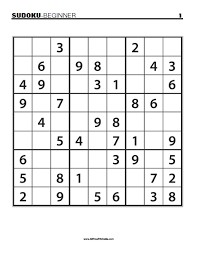
#> input picture python_scripts/sudoku.png, 197 x 255 px
$ jupyter execute --allow-errors SudokuImageProcessing.ipynb
#> lines starting #> are read from the running program, lines starting #| are printed output that depends on the picture
# Resources:

### OpenCV Method Documentation
Here I have tried listing the modules in the order I use them through out the notebook
* [medianBlur](https://docs.opencv.org/4.x/d4/d86/group__imgproc__filter.html#ga564869aa33e58769b4469101aac458f9)
* [adaptiveThreshold](https://docs.opencv.org/4.x/d7/d1b/group__imgproc__misc.html#ga72b913f352e4a1b1b397736707afcde3)
* [Canny](https://docs.opencv.org/3.4/dd/d1a/group__imgproc__feature.html#ga04723e007ed888ddf11d9ba04e2232de)
* [Dilate](https://docs.opencv.org/4.x/d4/d86/group__imgproc__filter.html#ga4ff0f3318642c4f469d0e11f242f3b6c)
* [approxPolyDP](https://docs.opencv.org/4.x/d3/dc0/group__imgproc__shape.html#ga0012a5fdaea70b8a9970165d98722b4c)
* [arcLength](https://docs.opencv.org/4.x/d3/dc0/group__imgproc__shape.html#ga8d26483c636be6b35c3ec6335798a47c)
* [contourArea](https://docs.opencv.org/4.x/d3/dc0/group__imgproc__shape.html#ga2c759ed9f497d4a618048a2f56dc97f1)
* [findContours](https://docs.opencv.org/4.5.4/d3/dc0/group__imgproc__shape.html#gadf1ad6a0b82947fa1fe3c3d497f260e0)
* [drawContours](https://docs.opencv.org/4.5.4/d6/d6e/group__imgproc__draw.html#ga746c0625f1781f1ffc9056259103edbc)
* [isContourConvex](https://docs.opencv.org/4.x/d3/dc0/group__imgproc__shape.html#ga8abf8010377b58cbc16db6734d92941b)
* [getPerspectiveTransform](https://docs.opencv.org/4.x/da/d54/group__imgproc__transform.html#ga20f62aa3235d869c9956436c870893ae)
* [warpPerspective](https://docs.opencv.org/4.x/da/d54/group__imgproc__transform.html#gaf73673a7e8e18ec6963e3774e6a94b87)

### Online Resources
* [Contours and Convexity](https://medium.com/analytics-vidhya/contours-and-convex-hull-in-opencv-python-d7503f6651bc)
* [Android Rectangle Solution](https://stackoverflow.com/questions/8667818/opencv-c-obj-c-detecting-a-sheet-of-paper-square-detection)

# Description

This notebook details the steps we use to preprocess an image. We begin by blurring the image before applying the Canny edge detector. Once the edges have been detected, we perform dilation on these edges in order to fill in any missing holes or break segments in the lines.

From our remaining edges, we detect those that form a contour (the line connects back to itself). From these contours, we calculate their area and eliminate those whose area takes up roughly 98-100% of the image (because it might be that there is a border around the image). After this, we employ the Douglas-Peucker algorithm in order to approximate the next largest contour as a polygon shape (a rectangle in particular). At this point, we hopefully have the border of the Sudoku puzzle. With this rectangular border, we calculate the homographic transformation so that we can get a birds-eye view of the puzzle and so that the puzzle takes up most of the new image. From here, we can simply partition the image evenly into a 9x9 grid and run each cell into a digit classifier.

[cell 1]
import cv2
import numpy as np
from numpy import ndarray
from matplotlib import pyplot as plt
from copy import copy
from typing import *

print(f"OpenCV2 version: {cv2.__version__}")

[cell 2]
def resize_image_high_quality(image, target_width: int = 3400, target_height: int = 2500, verbose: bool = False):
    """
    Resize image to target dimensions only if current dimensions are smaller.
    Uses high-quality interpolation methods.

    Args:
        image: Input image (numpy array)
        target_width: Target width (default: 3400)
        target_height: Target height (default: 2500)

    Returns:
        Resized image or original image if already large enough
    """
    current_height, current_width = image.shape[:2]

    # Check if image is already at least the target size
    if current_width >= target_width and current_height >= target_height:
        if verbose: print(f"Image already large enough ({current_width}x{current_height}). No resize needed.")
        return image

    if verbose: print(f"Resizing from {current_width}x{current_height} to {target_width}x{target_height}")

    # Use INTER_CUBIC for high quality upscaling
    # INTER_LANCZOS4 is even higher quality but slower
    resized = cv2.resize(image, (target_width, target_height), interpolation=cv2.INTER_CUBIC)

    return resized

Here we are simply getting started and displayed the images that we will be using in grayscale.

[cell 3]
image_paths = ['./sudoku.png', './sudoku_newspaper.jpeg', './sudoku_newspaper2.jpg', './original_dataset/image1.jpg', './original_dataset/image10.jpg', './original_dataset/image100.jpg']

# Load and convert BGR → RGB
images = [resize_image_high_quality((cv2.cvtColor(cv2.imread(p), cv2.COLOR_BGR2RGB))) for p in image_paths]
#> in resize_image_high_quality, `current_height, current_width = image.shape[:2]`: current_height = 255; current_width = 197
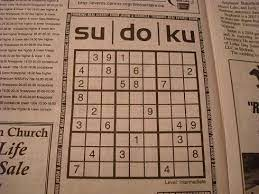
#> input picture python_scripts/sudoku_newspaper.jpeg, 259 x 194 px
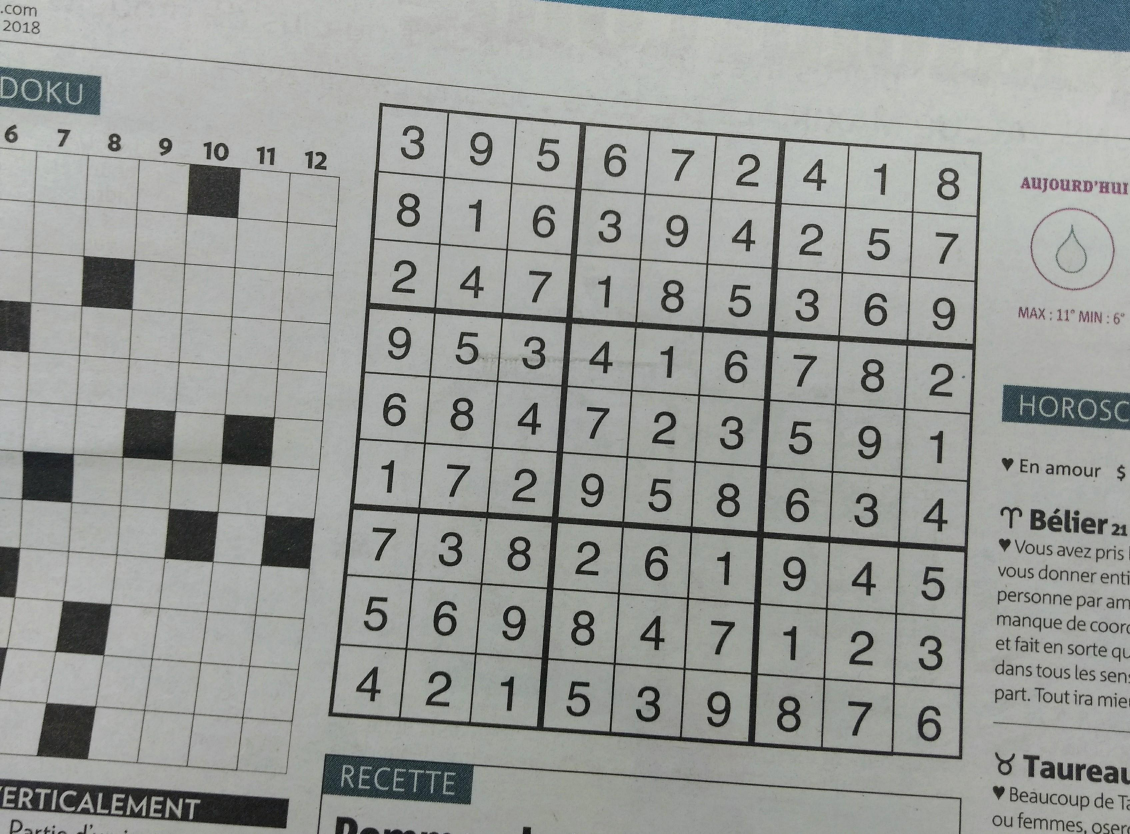
#> input picture python_scripts/sudoku_newspaper2.jpg, 3389 x 2501 px (shown at 1/3 size)
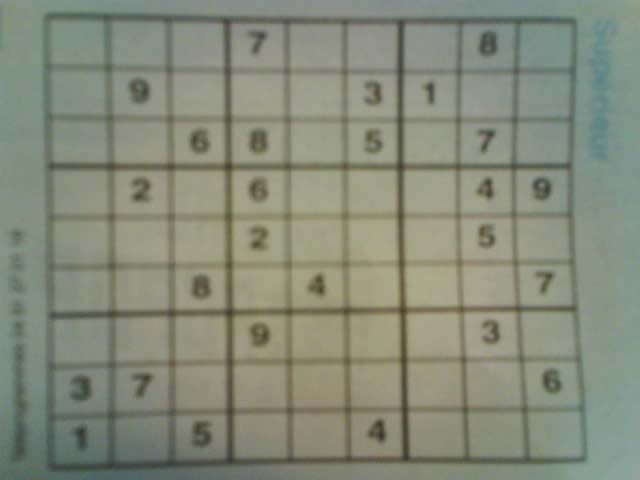
#> input picture original_dataset/image1.jpg, 640 x 480 px, found by its file name
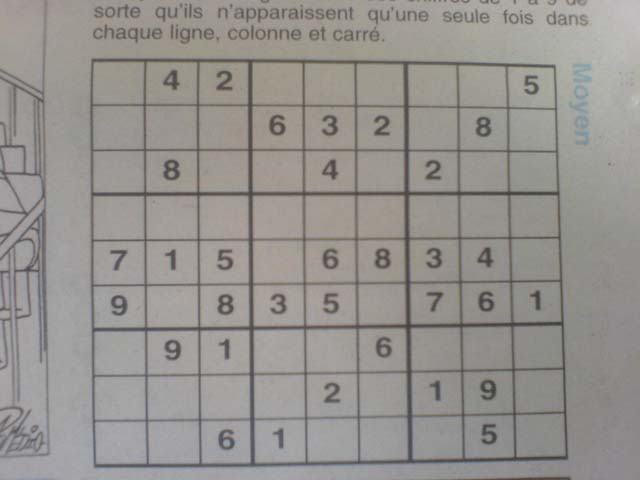
#> input picture python_scripts/original_dataset/image10.jpg, 640 x 480 px
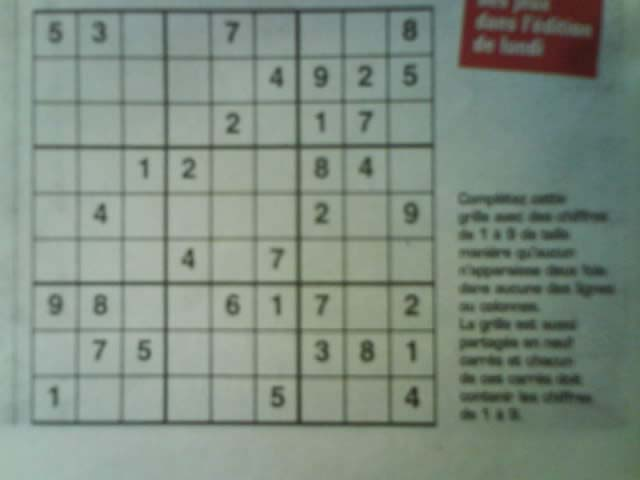
#> input picture original_dataset/image100.jpg, 640 x 480 px, found by its file name
#> images = 6 items
# Load grayscale
gray_images = [resize_image_high_quality(cv2.imread(p, cv2.IMREAD_GRAYSCALE)) for p in image_paths]
#> in resize_image_high_quality (call 8), `current_height, current_width = image.shape[:2]`: current_height = 194; current_width = 259
#> in resize_image_high_quality (call 8), `resized = cv2.resize(image, (target_width, target_height), interpolati..`:
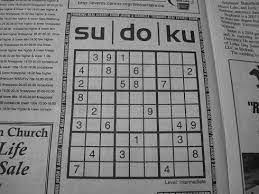
#> image: shape (194, 259); min 0, max 202, mean 127.9
#> in resize_image_high_quality (call 9), `current_height, current_width = image.shape[:2]`: current_height = 2501; current_width = 3389
#> in resize_image_high_quality (call 9), `resized = cv2.resize(image, (target_width, target_height), interpolati..`:
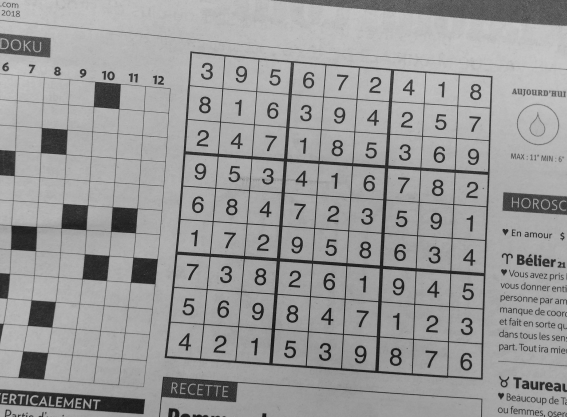
#> resized: shape (2500, 3400) (shown at 1/6 size); min 0, max 217, mean 154
#> in resize_image_high_quality (call 12), `resized = cv2.resize(image, (target_width, target_height), interpolati..`:
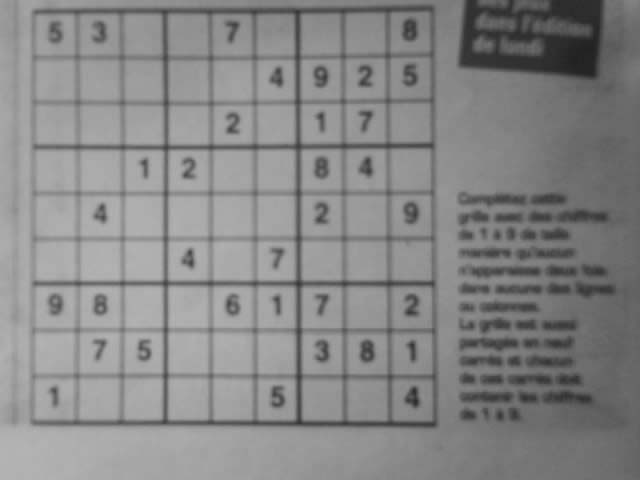
#> image: shape (480, 640); min 33, max 180, mean 134.7
#> gray_images = 6 items

fig = plt.figure(figsize=(12, 8))
for i, (img, gray_img) in enumerate(zip(images, gray_images)):
    plt.subplot(2, len(image_paths), i + 1)
    plt.imshow(img)
    plt.title("Color")
    plt.xticks([]), plt.yticks([])

    plt.subplot(2, len(image_paths), i + 1 + len(image_paths))
    plt.imshow(gray_img, cmap='gray_r')  # invert grayscale
    plt.title("Grayscale")
    plt.xticks([]), plt.yticks([])
#> this loop made 6 passes

plt.tight_layout()
plt.show()

## Process for Finding Rectangles in the Image
This section will walk step-by-step at image processing is being done and why it is being done. At the end, all the code will be put together into a single function.

1.) Here we are first applying a median blur to the image. This will help if the image is grainy and can be particulary useful considering that we wish to work with black and white images.

1.) First we will add contrast to the image

[cell 4]
img_options = {
        'contrast': 1.2,
        'brightness': 0.0,
        'blur_radius': 25,
        'canny': (250, 200),
        'kernel': np.ones((11,11), np.uint8),
        'anchor': [-1,1],
        'chosen_contour': 0
    }

[cell 5]
# choose an image to work with
chosen_img = 3
img = gray_images[chosen_img]
contr_img = cv2.addWeighted(img, img_options['contrast'], img, 0, img_options['brightness'])
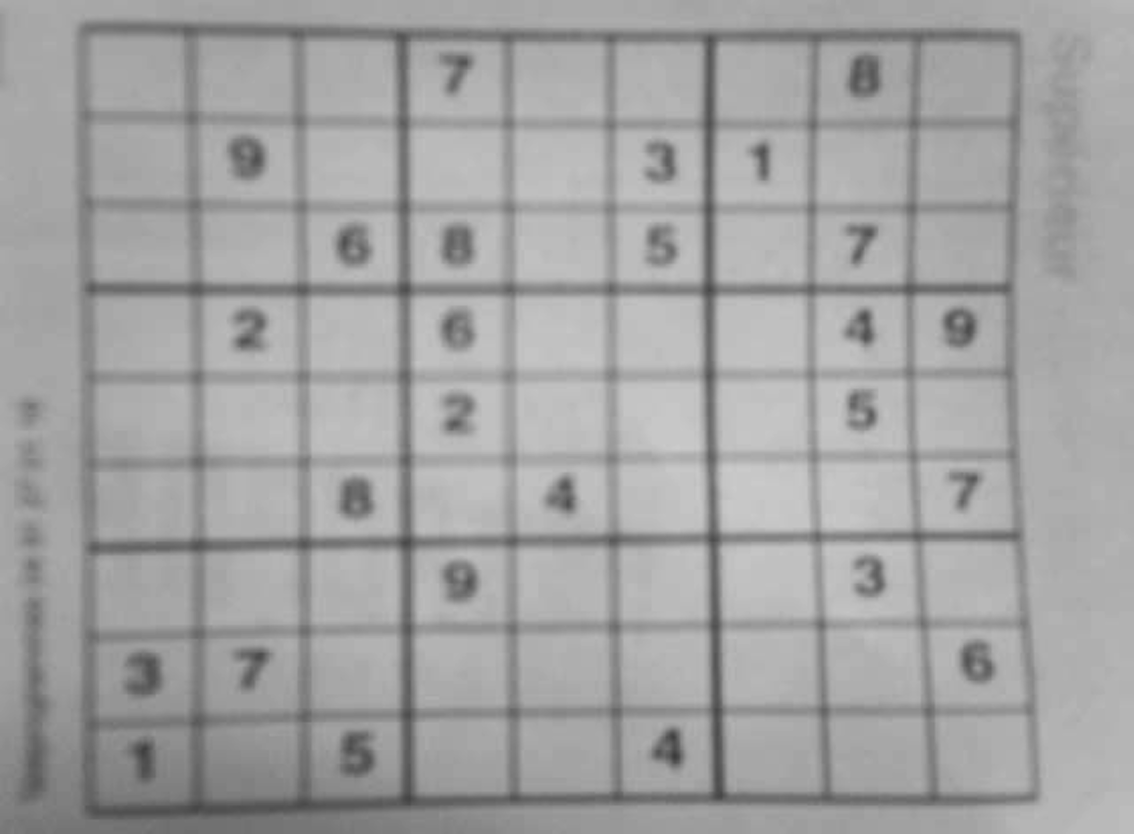
#> contr_img: shape (2500, 3400) (shown at 1/3 size); min 59, max 203, mean 162.4
# contr_img = img
blur_img = cv2.medianBlur(contr_img, img_options['blur_radius'])
# display results
fig = plt.figure(figsize=(12,8))
plt.subplot(1,3,1),plt.imshow(img,'gray')
plt.title('Original Image')
plt.xticks([]),plt.yticks([])
plt.subplot(1,3,2),plt.imshow(contr_img,'gray')
plt.title('Contrasted Image')
plt.xticks([]),plt.yticks([])
plt.subplot(1,3,3),plt.imshow(blur_img,'gray')
plt.title('Blurred Image')
plt.xticks([]),plt.yticks([])
plt.show()
#> (the rest of the program and of its run is left out)
